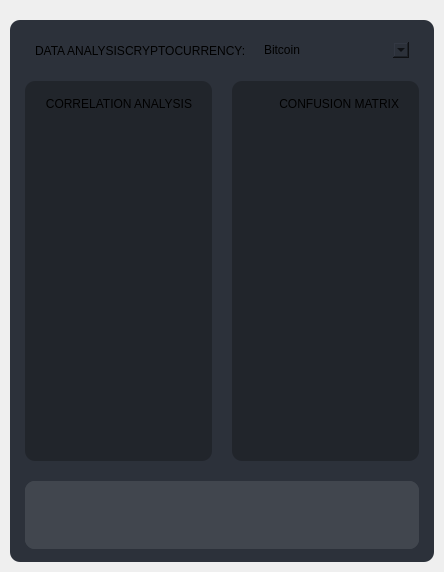
                         <widget class="QWidget" name="dataAnalysisPage">
                          <layout class="QVBoxLayout" name="verticalLayout_86">
                           <property name="spacing">
                            <number>0</number>
                           </property>
                           <property name="leftMargin">
                            <number>10</number>
                           </property>
                           <property name="topMargin">
                            <number>20</number>
                           </property>
                           <property name="rightMargin">
                            <number>10</number>
                           </property>
                           <property name="bottomMargin">
                            <number>10</number>
                           </property>
                           <item>
                            <widget class="QFrame" name="testDataAnalysisCard">
                             <property name="styleSheet">
                              <string notr="true">background: #2C313A;
border-radius: 10px;</string>
                             </property>
                             <property name="frameShape">
                              <enum>QFrame::NoFrame</enum>
                             </property>
                             <property name="frameShadow">
                              <enum>QFrame::Raised</enum>
                             </property>
                             <layout class="QVBoxLayout" name="verticalLayout_87">
                              <property name="spacing">
                               <number>13</number>
                              </property>
                              <property name="leftMargin">
                               <number>15</number>
                              </property>
                              <property name="topMargin">
                               <number>13</number>
                              </property>
                              <property name="rightMargin">
                               <number>15</number>
                              </property>
                              <property name="bottomMargin">
                               <number>13</number>
                              </property>
                              <item>
                               <widget class="QFrame" name="frame_8">
                                <property name="minimumSize">
                                 <size>
                                  <width>0</width>
                                  <height>35</height>
                                 </size>
                                </property>
                                <property name="maximumSize">
                                 <size>
                                  <width>16777215</width>
                                  <height>35</height>
                                 </size>
                                </property>
                                <property name="frameShape">
                                 <enum>QFrame::NoFrame</enum>
                                </property>
                                <property name="frameShadow">
                                 <enum>QFrame::Raised</enum>
                                </property>
                                <layout class="QHBoxLayout" name="horizontalLayout_46">
                                 <property name="spacing">
                                  <number>0</number>
                                 </property>
                                 <property name="leftMargin">
                                  <number>10</number>
                                 </property>
                                 <property name="topMargin">
                                  <number>0</number>
                                 </property>
                                 <property name="rightMargin">
                                  <number>10</number>
                                 </property>
                                 <property name="bottomMargin">
                                  <number>0</number>
                                 </property>
                                 <item>
                                  <widget class="QFrame" name="frame_11">
                                   <property name="frameShape">
                                    <enum>QFrame::NoFrame</enum>
                                   </property>
                                   <property name="frameShadow">
                                    <enum>QFrame::Raised</enum>
                                   </property>
                                   <layout class="QVBoxLayout" name="verticalLayout_88">
                                    <property name="spacing">
                                     <number>0</number>
                                    </property>
                                    <property name="leftMargin">
                                     <number>0</number>
                                    </property>
                                    <property name="topMargin">
                                     <number>0</number>
                                    </property>
                                    <property name="rightMargin">
                                     <number>0</number>
                                    </property>
                                    <property name="bottomMargin">
                                     <number>0</number>
                                    </property>
                                    <item alignment="Qt::AlignLeft">
                                     <widget class="QLabel" name="label_30">
                                      <property name="styleSheet">
                                       <string notr="true">font: 15px &quot;Segoe UI BOLD&quot;;</string>
                                      </property>
                                      <property name="text">
                                       <string>DATA ANALYSIS</string>
                                      </property>
                                     </widget>
                                    </item>
                                   </layout>
                                  </widget>
                                 </item>
                                 <item alignment="Qt::AlignRight">
                                  <widget class="QFrame" name="testCryptoComboFrame">
                                   <property name="frameShape">
                                    <enum>QFrame::NoFrame</enum>
                                   </property>
                                   <property name="frameShadow">
                                    <enum>QFrame::Raised</enum>
                                   </property>
                                   <layout class="QHBoxLayout" name="horizontalLayout_47">
                                    <property name="spacing">
                                     <number>13</number>
                                    </property>
                                    <property name="leftMargin">
                                     <number>0</number>
                                    </property>
                                    <property name="topMargin">
                                     <number>0</number>
                                    </property>
                                    <property name="rightMargin">
                                     <number>0</number>
                                    </property>
                                    <property name="bottomMargin">
                                     <number>0</number>
                                    </property>
                                    <item>
                                     <widget class="QLabel" name="label_31">
                                      <property name="text">
                                       <string>CRYPTOCURRENCY:</string>
                                      </property>
                                     </widget>
                                    </item>
                                    <item>
                                     <widget class="QComboBox" name="testCryptoCombo">
                                      <property name="minimumSize">
                                       <size>
                                        <width>150</width>
                                        <height>0</height>
                                       </size>
                                      </property>
                                      <item>
                                       <property name="text">
                                        <string>Bitcoin</string>
                                       </property>
                                      </item>
                                     </widget>
                                    </item>
                                   </layout>
                                  </widget>
                                 </item>
                                </layout>
                               </widget>
                              </item>
                              <item>
                               <widget class="QFrame" name="frame_9">
                                <property name="frameShape">
                                 <enum>QFrame::NoFrame</enum>
                                </property>
                                <property name="frameShadow">
                                 <enum>QFrame::Raised</enum>
                                </property>
                                <layout class="QVBoxLayout" name="verticalLayout_89">
                                 <property name="spacing">
                                  <number>20</number>
                                 </property>
                                 <property name="leftMargin">
                                  <number>0</number>
                                 </property>
                                 <property name="topMargin">
                                  <number>0</number>
                                 </property>
                                 <property name="rightMargin">
                                  <number>0</number>
                                 </property>
                                 <property name="bottomMargin">
                                  <number>0</number>
                                 </property>
                                 <item>
                                  <widget class="QFrame" name="frame_12">
                                   <property name="minimumSize">
                                    <size>
                                     <width>0</width>
                                     <height>380</height>
                                    </size>
                                   </property>
                                   <property name="frameShape">
                                    <enum>QFrame::NoFrame</enum>
                                   </property>
                                   <property name="frameShadow">
                                    <enum>QFrame::Raised</enum>
                                   </property>
                                   <layout class="QHBoxLayout" name="horizontalLayout_5">
                                    <property name="spacing">
                                     <number>20</number>
                                    </property>
                                    <property name="leftMargin">
                                     <number>0</number>
                                    </property>
                                    <property name="topMargin">
                                     <number>0</number>
                                    </property>
                                    <property name="rightMargin">
                                     <number>0</number>
                                    </property>
                                    <property name="bottomMargin">
                                     <number>0</number>
                                    </property>
                                    <item>
                                     <widget class="QFrame" name="frame_17">
                                      <property name="styleSheet">
                                       <string notr="true">background: rgb(33, 37, 43);
border-radius: 10px;</string>
                                      </property>
                                      <property name="frameShape">
                                       <enum>QFrame::NoFrame</enum>
                                      </property>
                                      <property name="frameShadow">
                                       <enum>QFrame::Raised</enum>
                                      </property>
                                      <layout class="QVBoxLayout" name="verticalLayout_91">
                                       <property name="spacing">
                                        <number>10</number>
                                       </property>
                                       <property name="leftMargin">
                                        <number>10</number>
                                       </property>
                                       <property name="topMargin">
                                        <number>10</number>
                                       </property>
                                       <property name="rightMargin">
                                        <number>10</number>
                                       </property>
                                       <property name="bottomMargin">
                                        <number>10</number>
                                       </property>
                                       <item alignment="Qt::AlignRight">
                                        <widget class="QFrame" name="frame_14">
                                         <property name="maximumSize">
                                          <size>
                                           <width>16777215</width>
                                           <height>26</height>
                                          </size>
                                         </property>
                                         <property name="frameShape">
                                          <enum>QFrame::NoFrame</enum>
                                         </property>
                                         <property name="frameShadow">
                                          <enum>QFrame::Raised</enum>
                                         </property>
                                         <layout class="QHBoxLayout" name="horizontalLayout_48">
                                          <property name="spacing">
                                           <number>0</number>
                                          </property>
                                          <property name="leftMargin">
                                           <number>10</number>
                                          </property>
                                          <property name="topMargin">
                                           <number>0</number>
                                          </property>
                                          <property name="rightMargin">
                                           <number>10</number>
                                          </property>
                                          <property name="bottomMargin">
                                           <number>0</number>
                                          </property>
                                          <item>
                                           <widget class="QLabel" name="label_32">
                                            <property name="styleSheet">
                                             <string notr="true">font: 15px &quot;Segoe UI BOLD&quot;;</string>
                                            </property>
                                            <property name="text">
                                             <string>CORRELATION ANALYSIS</string>
                                            </property>
                                            <property name="alignment">
                                             <set>Qt::AlignRight|Qt::AlignTrailing|Qt::AlignVCenter</set>
                                            </property>
                                           </widget>
                                          </item>
                                         </layout>
                                        </widget>
                                       </item>
                                       <item>
                                        <widget class="QFrame" name="corrAnalysisGraphFrame">
                                         <property name="frameShape">
                                          <enum>QFrame::NoFrame</enum>
                                         </property>
                                         <property name="frameShadow">
                                          <enum>QFrame::Raised</enum>
                                         </property>
                                        </widget>
                                       </item>
                                      </layout>
                                     </widget>
                                    </item>
                                    <item>
                                     <widget class="QFrame" name="frame_19">
                                      <property name="styleSheet">
                                       <string notr="true">background: rgb(33, 37, 43);
border-radius: 10px;</string>
                                      </property>
                                      <property name="frameShape">
                                       <enum>QFrame::NoFrame</enum>
                                      </property>
                                      <property name="frameShadow">
                                       <enum>QFrame::Raised</enum>
                                      </property>
                                      <layout class="QVBoxLayout" name="verticalLayout_92">
                                       <property name="spacing">
                                        <number>10</number>
                                       </property>
                                       <property name="leftMargin">
                                        <number>10</number>
                                       </property>
                                       <property name="topMargin">
                                        <number>10</number>
                                       </property>
                                       <property name="rightMargin">
                                        <number>10</number>
                                       </property>
                                       <property name="bottomMargin">
                                        <number>10</number>
                                       </property>
                                       <item alignment="Qt::AlignRight">
                                        <widget class="QFrame" name="frame_27">
                                         <property name="maximumSize">
                                          <size>
                                           <width>16777215</width>
                                           <height>26</height>
                                          </size>
                                         </property>
                                         <property name="frameShape">
                                          <enum>QFrame::NoFrame</enum>
                                         </property>
                                         <property name="frameShadow">
                                          <enum>QFrame::Raised</enum>
                                         </property>
                                         <layout class="QHBoxLayout" name="horizontalLayout_49">
                                          <property name="spacing">
                                           <number>0</number>
                                          </property>
                                          <property name="leftMargin">
                                           <number>10</number>
                                          </property>
                                          <property name="topMargin">
                                           <number>0</number>
                                          </property>
                                          <property name="rightMargin">
                                           <number>10</number>
                                          </property>
                                          <property name="bottomMargin">
                                           <number>0</number>
                                          </property>
                                          <item>
                                           <widget class="QLabel" name="label_35">
                                            <property name="styleSheet">
                                             <string notr="true">font: 15px &quot;Segoe UI BOLD&quot;;</string>
                                            </property>
                                            <property name="text">
                                             <string>CONFUSION MATRIX</string>
                                            </property>
                                            <property name="alignment">
                                             <set>Qt::AlignRight|Qt::AlignTrailing|Qt::AlignVCenter</set>
                                            </property>
                                           </widget>
                                          </item>
                                         </layout>
                                        </widget>
                                       </item>
                                       <item>
                                        <widget class="QFrame" name="conMatrixGraphFrame">
                                         <property name="frameShape">
                                          <enum>QFrame::NoFrame</enum>
                                         </property>
                                         <property name="frameShadow">
                                          <enum>QFrame::Raised</enum>
                                         </property>
                                        </widget>
                                       </item>
                                      </layout>
                                     </widget>
                                    </item>
                                   </layout>
                                  </widget>
                                 </item>
                                 <item>
                                  <widget class="QFrame" name="dataAnalysisTableFrame">
                                   <property name="styleSheet">
                                    <string notr="true">background: #41464E;
border-radius: 10px;</string>
                                   </property>
                                   <property name="frameShape">
                                    <enum>QFrame::NoFrame</enum>
                                   </property>
                                   <property name="frameShadow">
                                    <enum>QFrame::Raised</enum>
                                   </property>
                                   <layout class="QVBoxLayout" name="verticalLayout_90">
                                    <property name="spacing">
                                     <number>0</number>
                                    </property>
                                    <property name="leftMargin">
                                     <number>0</number>
                                    </property>
                                    <property name="topMargin">
                                     <number>0</number>
                                    </property>
                                    <property name="rightMargin">
                                     <number>0</number>
                                    </property>
                                    <property name="bottomMargin">
                                     <number>0</number>
                                    </property>
                                    <item>
                                     <widget class="QTableWidget" name="dataAnalysisTable">
                                      <property name="frameShape">
                                       <enum>QFrame::NoFrame</enum>
                                      </property>
                                      <property name="sizeAdjustPolicy">
                                       <enum>QAbstractScrollArea::AdjustToContents</enum>
                                      </property>
                                     </widget>
                                    </item>
                                   </layout>
                                  </widget>
                                 </item>
                                </layout>
                               </widget>
                              </item>
                             </layout>
                            </widget>
                           </item>
                          </layout>
                         </widget>
